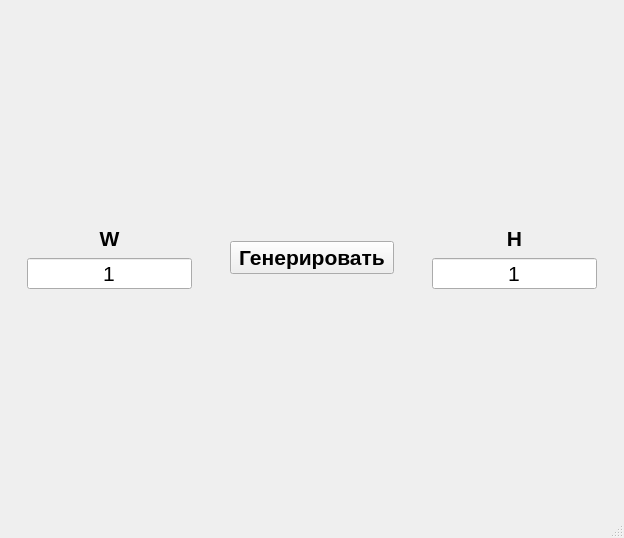
<?xml version="1.0" encoding="UTF-8"?>
<ui version="4.0">
 <class>MainWindow</class>
 <widget class="QMainWindow" name="MainWindow">
  <property name="geometry">
   <rect>
    <x>0</x>
    <y>0</y>
    <width>624</width>
    <height>538</height>
   </rect>
  </property>
  <property name="windowTitle">
   <string>MainWindow</string>
  </property>
  <widget class="QWidget" name="centralwidget">
   <layout class="QVBoxLayout" name="verticalLayout_3">
    <item>
     <layout class="QGridLayout" name="gridLayout"/>
    </item>
    <item>
     <widget class="QWidget" name="w_bottom" native="true">
      <property name="minimumSize">
       <size>
        <width>345</width>
        <height>0</height>
       </size>
      </property>
      <property name="maximumSize">
       <size>
        <width>16777215</width>
        <height>100</height>
       </size>
      </property>
      <layout class="QHBoxLayout" name="horizontalLayout">
       <property name="spacing">
        <number>20</number>
       </property>
       <item>
        <widget class="QWidget" name="widget" native="true">
         <layout class="QVBoxLayout" name="verticalLayout">
          <item>
           <widget class="QLabel" name="label">
            <property name="font">
             <font>
              <pointsize>16</pointsize>
              <weight>75</weight>
              <bold>true</bold>
             </font>
            </property>
            <property name="text">
             <string>W</string>
            </property>
            <property name="alignment">
             <set>Qt::AlignCenter</set>
            </property>
           </widget>
          </item>
          <item>
           <widget class="QSpinBox" name="sb_width">
            <property name="minimumSize">
             <size>
              <width>50</width>
              <height>0</height>
             </size>
            </property>
            <property name="font">
             <font>
              <pointsize>16</pointsize>
             </font>
            </property>
            <property name="alignment">
             <set>Qt::AlignCenter</set>
            </property>
            <property name="buttonSymbols">
             <enum>QAbstractSpinBox::NoButtons</enum>
            </property>
            <property name="specialValueText">
             <string/>
            </property>
            <property name="suffix">
             <string/>
            </property>
            <property name="prefix">
             <string/>
            </property>
            <property name="minimum">
             <number>1</number>
            </property>
            <property name="maximum">
             <number>50</number>
            </property>
           </widget>
          </item>
         </layout>
        </widget>
       </item>
       <item>
        <widget class="QWidget" name="widget_3" native="true">
         <property name="layoutDirection">
          <enum>Qt::LeftToRight</enum>
         </property>
         <layout class="QVBoxLayout" name="verticalLayout_4">
          <property name="leftMargin">
           <number>9</number>
          </property>
          <property name="topMargin">
           <number>9</number>
          </property>
          <property name="rightMargin">
           <number>9</number>
          </property>
          <property name="bottomMargin">
           <number>9</number>
          </property>
          <item>
           <widget class="QPushButton" name="pb_generate">
            <property name="minimumSize">
             <size>
              <width>150</width>
              <height>0</height>
             </size>
            </property>
            <property name="maximumSize">
             <size>
              <width>200</width>
              <height>16777215</height>
             </size>
            </property>
            <property name="font">
             <font>
              <pointsize>16</pointsize>
              <weight>75</weight>
              <bold>true</bold>
             </font>
            </property>
            <property name="text">
             <string>Генерировать</string>
            </property>
           </widget>
          </item>
         </layout>
        </widget>
       </item>
       <item>
        <widget class="QWidget" name="widget_2" native="true">
         <layout class="QVBoxLayout" name="verticalLayout_2">
          <item>
           <widget class="QLabel" name="label_2">
            <property name="font">
             <font>
              <pointsize>16</pointsize>
              <weight>75</weight>
              <bold>true</bold>
             </font>
            </property>
            <property name="text">
             <string>H</string>
            </property>
            <property name="alignment">
             <set>Qt::AlignCenter</set>
            </property>
           </widget>
          </item>
          <item>
           <widget class="QSpinBox" name="sb_height">
            <property name="minimumSize">
             <size>
              <width>50</width>
              <height>0</height>
             </size>
            </property>
            <property name="font">
             <font>
              <pointsize>16</pointsize>
             </font>
            </property>
            <property name="alignment">
             <set>Qt::AlignCenter</set>
            </property>
            <property name="buttonSymbols">
             <enum>QAbstractSpinBox::NoButtons</enum>
            </property>
            <property name="minimum">
             <number>1</number>
            </property>
            <property name="maximum">
             <number>50</number>
            </property>
           </widget>
          </item>
         </layout>
        </widget>
       </item>
      </layout>
     </widget>
    </item>
   </layout>
  </widget>
  <widget class="QMenuBar" name="menubar">
   <property name="geometry">
    <rect>
     <x>0</x>
     <y>0</y>
     <width>624</width>
     <height>21</height>
    </rect>
   </property>
  </widget>
  <widget class="QStatusBar" name="statusbar"/>
 </widget>
 <resources/>
 <connections/>
</ui>
